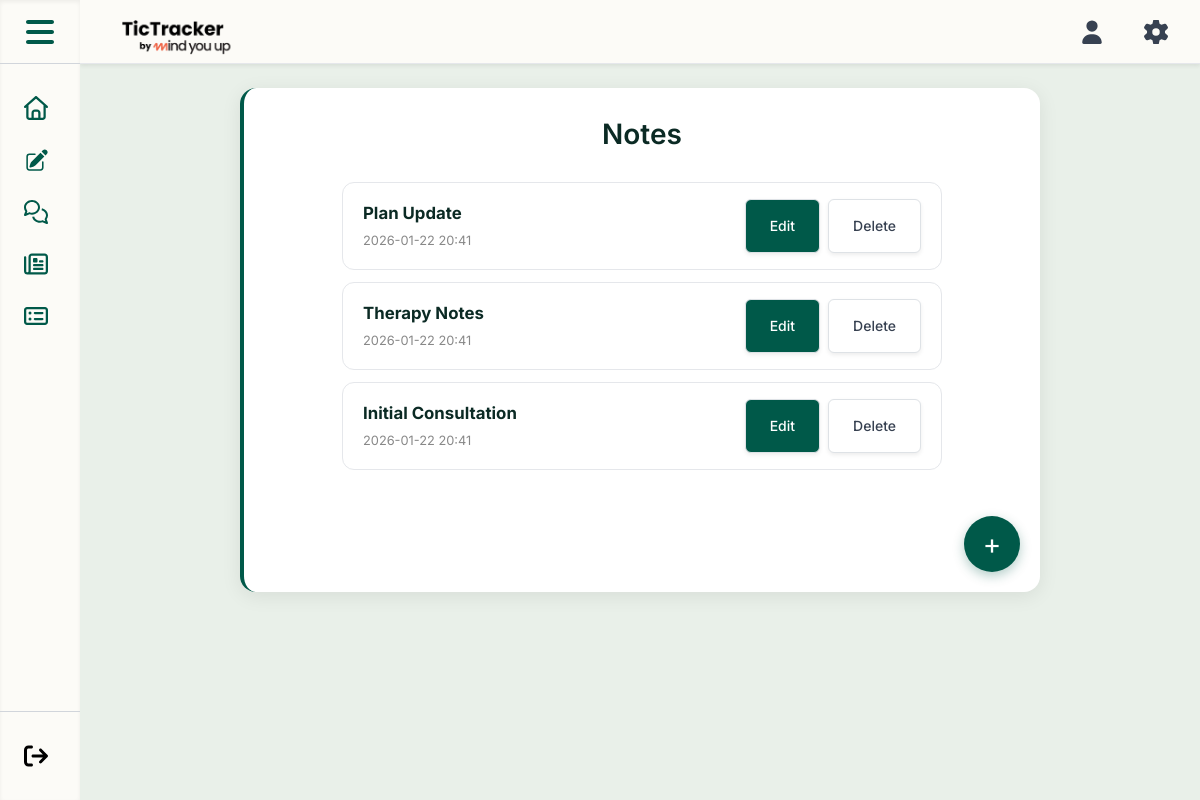
Page /pages/professional/notes.php (signed in) on the committed database.
### tables this page shows
CREATE TABLE IF NOT EXISTS `professional_notes` (
  `Note_ID` int(11) NOT NULL AUTO_INCREMENT,
  `Professional_ID` int(11) NOT NULL,
  `Note_Title` varchar(250) NOT NULL,
  `Note_Text` text NOT NULL,
  PRIMARY KEY (`Note_ID`),
  FOREIGN KEY (`Professional_ID`) REFERENCES `user_profile`(`User_ID`) ON DELETE CASCADE ON UPDATE CASCADE
);

### pages/professional/notes.php (the view, shortened to what this page needs)
<?php
require_once __DIR__ . '/../../config.php';
$userId = $_SESSION['user_id'] ?? null;
    ?><!doctype html>
    <?php
$notes = [];
if ($conn) {
    $stmt = $conn->prepare("SELECT Note_ID, Note_Title, Note_Text FROM professional_notes WHERE Professional_ID = ? ORDER BY Note_ID DESC");
    if ($stmt) {
        $stmt->bind_param('i', $userId);
        $stmt->execute();
        $result = $stmt->get_result();
        while ($row = $result->fetch_assoc()) {
            $notes[] = [
                'id' => $row['Note_ID'],
                'title' => $row['Note_Title'],
                'text' => $row['Note_Text'],
                'created' => date('Y-m-d H:i')
            ];
        }
    }
}
?>
<!doctype html>
<html lang="en">
<head>
    <link href="https://cdn.jsdelivr.net/npm/bootstrap@5.3.2/dist/css/bootstrap.min.css" rel="stylesheet">
    <link href="../../CSS/notes_page.css?v=2" rel="stylesheet">
</head>
<body>
<?php include_once __DIR__ . '/../../includes/navbar.php'; ?>
<?php include __DIR__ . '/../../components/header_component.php'; ?>
<div class="main-content">
    <div class="notes-wrapper" style="position:relative;min-height:400px;">
        <div class="notes-header">
            <h1>Notes</h1>
        </div>
        <div class="notes-container" style="max-width:600px;padding-bottom:80px;">
            <?php if (empty($notes)): ?>
                <div class="empty-state" style="text-align:center;padding:40px;">
                    <p style="font-size:1.1rem;color:#666;">No notes yet.</p>
                    <p style="font-size:0.95rem;color:#888;">Click the + button to create your first note.</p>
                </div>
            <?php else: ?>
                <?php foreach ($notes as $n): ?>
                    <div class="note-card" style="background:#fff;border:1px solid #e5e7eb;border-radius:12px;padding:16px 20px;margin-bottom:12px;display:flex;align-items:center;justify-content:space-between;">
                        <div style="flex:1;">
                            <strong style="font-size:1.05rem;color:#0b2a24;"><?php echo htmlspecialchars($n['title'] ?: '(no title)') ?></strong>
                            <div style="color:#888;font-size:.8rem;margin-top:4px;"><?php echo htmlspecialchars($n['created']) ?></div>
                        </div>
                        <div style="display:flex;gap:8px;">
                            <?php
                            $type = 'link'; $href = 'note_edit.php?id=' . urlencode($n['id']); $label = 'Edit'; $variant = 'primary'; $width = 'w-auto';
                            include __DIR__ . '/../../components/button.php';
                            ?>
                            <?php
                            $type = 'link'; $href = '?delete=' . urlencode($n['id']); $label = 'Delete'; $variant = 'secondary'; $width = 'w-auto'; $onclick = "return confirm('Delete this note?')";
                            include __DIR__ . '/../../components/button.php';
                            ?>
                        </div>
                    </div>
                <?php endforeach; ?>
            <?php endif; ?>
        </div>
        <a href="note_edit.php" style="position:absolute;bottom:20px;right:20px;width:56px;height:56px;background:#005949;color:#fff;border-radius:50%;display:flex;align-items:center;justify-content:center;font-size:28px;text-decoration:none;box-shadow:0 4px 12px rgba(0,89,73,0.3);">+</a>
    </div>
</div>
</body>
</html>

### includes/navbar.php (shortened to what this page needs)
<?php
$user_role = isset($_SESSION['role']) ? strtolower($_SESSION['role']) : 'patient';
$base_path = ($user_role === 'professional') ? "../../pages/professional/" : "../../pages/patient/";
?>
<nav id="sidebar"
     class="fixed top-0 left-0 h-full bg-[#FCFBF7] shadow-inner
            transform transition-all duration-300 z-[100]
            flex flex-col justify-between
            -translate-x-full md:translate-x-0
            w-20">
    <div class="w-full">
        <div id="toggleButton" class="h-16 flex items-center gap-4 px-4 py-6 border-b border-gray-300 cursor-pointer">
        </div>
        <div class="w-full overflow-y-auto">
            <ul class="space-y-3 py-4">
                <li>
                    <a href="<?php echo $base_path; ?>home_<?php echo $user_role; ?>.php"
                       class="sidebar-link flex items-center gap-4 py-2 px-4 rounded-lg transition hover:bg-[#005949] group">
                    </a>
                </li>
                <?php if ($user_role === 'patient'): ?>
                    <li>
                        <a href="ticlog_motor.php" class="sidebar-link flex items-center gap-4 py-2 px-4 rounded-lg transition hover:bg-[#005949] group">
                            <svg class="w-6 h-6 text-gray-700 group-hover:text-white" xmlns="http://www.w3.org/2000/svg" viewBox="0 0 512 512">
                                <path class="group-hover:fill-white" fill="#005949" d="M256 512a256 256 0 1 0 0-512 256 256 0 1 0 0 512zM232 344l0-64-64 0c-13.3 0-24-10.7-24-24s10.7-24 24-24l64 0 0-64c0-13.3 10.7-24 24-24s24 10.7 24 24l0 64 64 0c13.3 0 24 10.7 24 24s-10.7 24-24 24l-64 0 0 64c0 13.3-10.7 24-24 24s-24-10.7-24-24z"/>
                            </svg>
                            <span class="link-text text-green-800 font-medium hidden group-hover:text-white">Tic Log</span>
                        </a>
                    </li>
                    <li>
                        <a href="new_emotional_diary.php" class="sidebar-link flex items-center gap-4 py-2 px-4 rounded-lg transition hover:bg-[#005949] group">
                            <svg class="w-6 h-6 text-gray-700 group-hover:text-white" xmlns="http://www.w3.org/2000/svg" viewBox="0 0 512 512"><path class="group-hover:fill-white" fill="#005949" d="M464 256a208 208 0 1 0 -416 0 208 208 0 1 0 416 0zM0 256a256 256 0 1 1 512 0 256 256 0 1 1 -512 0zm177.3 63.4C192.3 335 218.4 352 256 352s63.7-17 78.7-32.6c9.2-9.6 24.4-9.9 33.9-.7s9.9 24.4 .7 33.9c-22.1 23-60 47.4-113.3 47.4s-91.2-24.4-113.3-47.4c-9.2-9.6-8.9-24.8 .7-33.9s24.8-8.9 33.9 .7zM144 208a32 32 0 1 1 64 0 32 32 0 1 1 -64 0zm192-32a32 32 0 1 1 0 64 32 32 0 1 1 0-64z"/></svg>
                            <span class="link-text text-green-800 font-medium hidden group-hover:text-white">Emotional Diary</span>
                        </a>
                    </li>
                    <li>
                        <a href="../../pages/patient/medication_tracking.php" class="sidebar-link flex items-center gap-4 py-2 px-4 rounded-lg transition hover:bg-[#005949] group">
                            <svg class="w-6 h-6 text-gray-700 group-hover:text-white" xmlns="http://www.w3.org/2000/svg" viewBox="0 0 576 512"><path class="group-hover:fill-white" fill="#005949" d="M96 112c0-26.5 21.5-48 48-48s48 21.5 48 48l0 112-96 0 0-112zm-64 0l0 288c0 61.9 50.1 112 112 112s112-50.1 112-112l0-105.8 116.3 169.5c35.5 51.7 105.3 64.3 156 28.1s63-107.5 27.5-159.2L427.3 145.3c-35.5-51.7-105.3-64.3-156-28.1-5.6 4-10.7 8.4-15.3 13.1l0-18.3C256 50.1 205.9 0 144 0S32 50.1 32 112zM296.6 240.2c-16-23.3-10-55.3 11.9-71 21.2-15.1 50.5-10.3 66 12.2l67 97.6-79.9 55.9-65-94.8z"/></svg>
                            <span class="link-text text-green-800 font-medium hidden group-hover:text-white">Track Medicines</span>
                        </a>
                    </li>
                <?php else: ?>
                    <li>
                        <a href="../../pages/professional/professional_notes.php" class="sidebar-link flex items-center gap-4 py-2 px-4 rounded-lg transition hover:bg-[#005949] group">
                        </a>
                    </li>
                <?php endif; ?>
                <li>
                    <a href="<?php echo $base_path; ?>chat.php" class="sidebar-link flex items-center gap-4 py-2 px-4 rounded-lg transition hover:bg-[#005949] group">
                    </a>
                </li>
                <li>
                    <a href="<?php echo $base_path; ?>resourcehub_<?php echo $user_role; ?>.php" class="sidebar-link flex items-center gap-4 py-2 px-4 rounded-lg transition hover:bg-[#005949] group">
                    </a>
                </li>
                <li>
                    <a href="<?php echo ($user_role === 'professional') ? $base_path . 'YGTSS_form_professional.php' : '../../pages/patient/YGTSS_form.php'; ?>"
                       class="sidebar-link flex items-center gap-4 py-2 px-4 rounded-lg transition hover:bg-[#005949] group">
                    </a>
                </li>
            </ul>
        </div>
    </div>
    <div class="w-full mt-auto border-t border-gray-300 py-4">
        <a href="../auth/logout.php" class="sidebar-link flex items-center gap-4 py-2 px-4 rounded-lg transition hover:bg-red-500 group">
        </a>
    </div>
</nav>

### components/header_component.php (shortened to what this page needs)
<?php
$no_layout = $no_layout ?? false;
$body_class = $body_class ?? 'h-full bg-gray-100'
?>
<!DOCTYPE html>
<html lang="en" class="h-full">
<head>
    <link href="https://cdn.jsdelivr.net/npm/tailwindcss@2.2.19/dist/tailwind.min.css" rel="stylesheet">
    <script src="https://cdn.tailwindcss.com"></script>
    <link rel="stylesheet" href="../../css/stylemain.css">
</head>
<body class="<?php echo $body_class; ?>">
<?php if (!$no_layout): ?>
    <div id="main-wrapper" class="flex-1 flex flex-col min-h-screen w-full md:pl-20">
        <header class="h-16 bg-[#FCFBF7] border-b sticky top-0 z-50 grid grid-cols-3 items-center px-4 shadow-sm">
            <div class="flex items-center space-x-2">
                <?php
                    $home_url = '../../index.php';
                    if (isset($_SESSION['role'])) {
                        if ($_SESSION['role'] === 'Patient') {
                            $home_url = '../../pages/patient/home_patient.php';
                        } elseif ($_SESSION['role'] === 'Professional') {
                            $home_url = '../../pages/professional/home_professional.php';
                        }
                    }
                ?>
                <a href="<?php echo $home_url; ?>" class="cursor-pointer hover:opacity-75 transition-opacity">
                    <img src="../../assets/img/MYU%20logos/logo.png" alt="Mind You Up Logo" class="h-12 w-auto">
                </a>
            </div>
            <div class="flex items-center justify-end space-x-6">
                <ul class="flex items-center space-x-6">
                    <li>
                        <a href="../../pages/patient/patient_profile.php" class="sidebar-link flex p-2 rounded-full hover:bg-[#005949] group">
                            <svg class="w-6 h-6 text-gray-700 group-hover:text-white" fill="currentColor" viewBox="0 0 448 512"><path d="M224 248a120 120 0 1 0 0-240 120 120 0 1 0 0 240zm-29.7 56C95.8 304 16 383.8 16 482.3 16 498.7 29.3 512 45.7 512l356.6 0c16.4 0 29.7-13.3 29.7-29.7 0-98.5-79.8-178.3-178.3-178.3l-59.4 0z"/></svg>
                        </a>
                    </li>
                    <li>
                        <a href="../../pages/common/settings.php" class="sidebar-link flex p-2 rounded-full hover:bg-[#005949] group">
                        </a>
                    </li>
                </ul>
            </div>
        </header>
<?php endif; ?>

### components/button.php (shortened to what this page needs)
<?php
$label   = $label ?? 'Submit';
$type    = $type ?? 'submit';
$href    = $href ?? '#';
$variant = $variant ?? 'primary';
$width   = $width ?? 'w-full';
$base_classes = "flex justify-center py-3 px-6 border rounded-md shadow-sm text-sm font-medium focus:outline-none focus:ring-2 focus:ring-offset-2 transition-colors duration-200";
if ($variant === 'primary') {
    $color_classes = "border-transparent text-white bg-[#005949] hover:bg-[#004539] focus:ring-green-500";
} else {
    $color_classes = "border-gray-300 text-gray-700 bg-white hover:bg-gray-50 focus:ring-indigo-500";
}
$final_classes = "$base_classes $color_classes $width";
?>
<?php if ($type === 'link'): ?>
    <a href="<?php echo htmlspecialchars($href); ?>" class="<?php echo $final_classes; ?>">
        <?php echo htmlspecialchars($label); ?>
    </a>
<?php endif; ?>

### CSS/notes_page.css (style rules this page uses)
:root { --bg-main: #E9F0E9; --accent-green: #005949; --text-dark: #0b2a24; --danger-red: #dc3545; --danger-red-dark: #c82333; --primary-blue: #4A90D9; --primary-blue-dark: #357ABD; }
body { padding: 0 !important; margin: 0 !important; background: #E9F0E9 !important; }
.main-content { background: #E9F0E9; padding: 24px 16px; min-height: calc(100vh - 80px); }
.notes-wrapper { background: #fff; border-radius: 16px; box-shadow: 0 4px 20px rgba(0,0,0,0.08); padding: 30px; max-width: 800px; margin: 0 auto; border-left: 4px solid var(--accent-green); }
.notes-header { text-align: center; margin-bottom: 30px; }
.notes-header h1 { font-size: 1.75rem; font-weight: 600; color: var(--text-dark); margin: 0; }
.notes-container { max-width: 500px; margin: 0 auto; padding-bottom: 80px; }
.note-card { display: flex; align-items: center; background: #fff; border: 2px solid #333; border-radius: 12px; padding: 16px 20px; margin-bottom: 16px; cursor: pointer; transition: all 0.2s ease; }

### css/stylemain.css (style rules this page uses)
body { font-family: 'Inter', sans-serif; }

### includes/navbar.php (style rules this page uses)
body { top: 0 !important; }

### rows in the picture
professional_notes: Note_Title "Plan Update", created "2026-01-22 20:41", label "Edit Delete"
professional_notes: Note_Title "Therapy Notes", created "2026-01-22 20:41", label "Edit Delete"
professional_notes: Note_Title "Initial Consultation", created "2026-01-22 20:41", label "Edit Delete"
